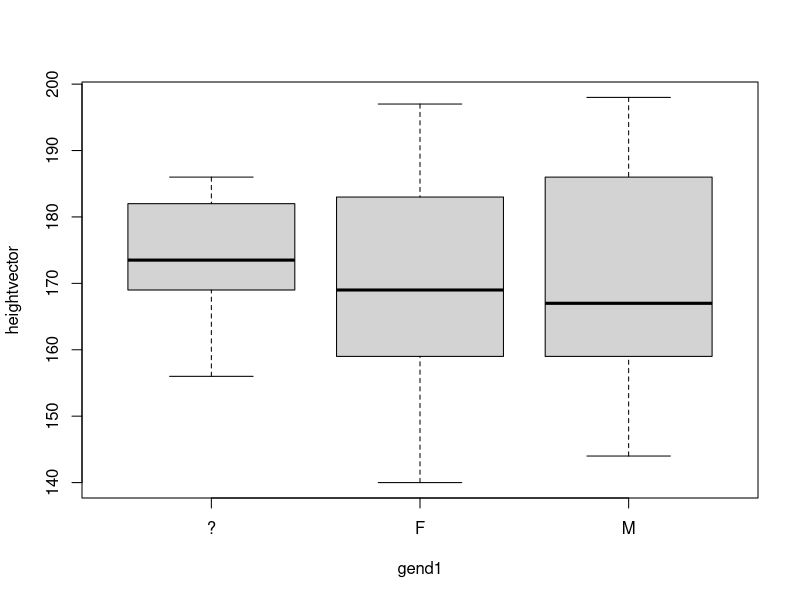
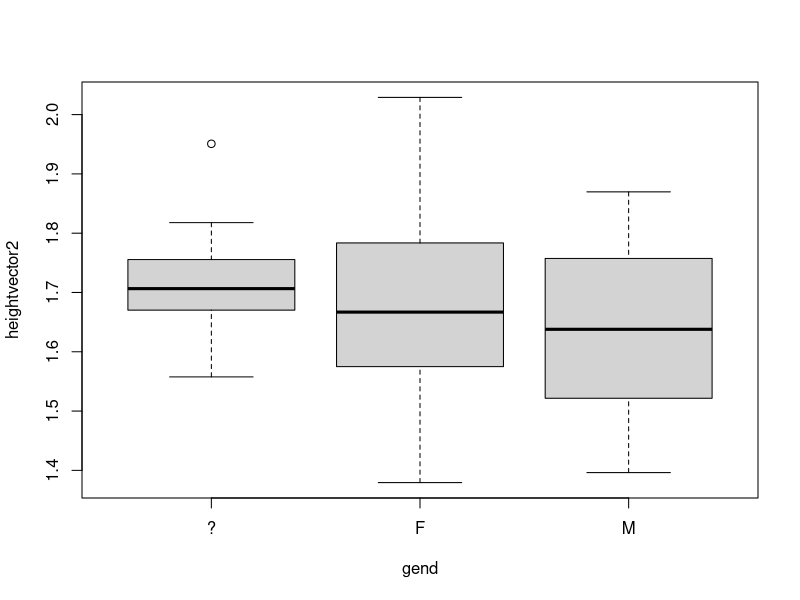

The R source for these figures, in order:
## ---- chunk 1
gend = rep(c("M","F", "?"), length.out=20 )
## ---- chunk 2
table(gend)
## ---- chunk 3
as.factor(gend)
## ---- chunk 4
gend1 = rep(c("M","F", "?"), length.out=30 )
heightvector = sample(140:200, 30, replace=TRUE)
gend1
heightvector
## ---- chunk 5
as.factor(gend1)

boxplot(heightvector~gend1)

## ---- chunk 6
install.packages("shiny")
## ---- chunk 7
data("faithful")
View(faithful)
## ---- chunk 8
gend <- c('M','F','?','M','F','?','M','F','?','M','M','F','?','M','F','?','M','F','?','M')
## ---- chunk 9
gend <- rep(c('M','F','?'), length.out=20)
## ---- chunk 10
# Display the frequency counts of the character vector gend
table(gend)
## ---- chunk 11
# convert gend from character vector to a factor
gend <- as.factor(gend)
# to check you can list the levels in the factor
factor(gend)
## ---- chunk 12
# Create a numeric vector of 30 random heights
heightvector2 <- rnorm(n = 30, mean = 1.7, sd = 0.15)
# Create a new character vector gend and convert to a factor
gend <- rep(c('M','F','?'), length.out=30)
gend <- as.factor(gend)
## ---- chunk 13
# convert to a factor
gend <- as.factor(gend)
#generate side by side boxplots to compare the heights for the three levels
boxplot(heightvector2~gend)
